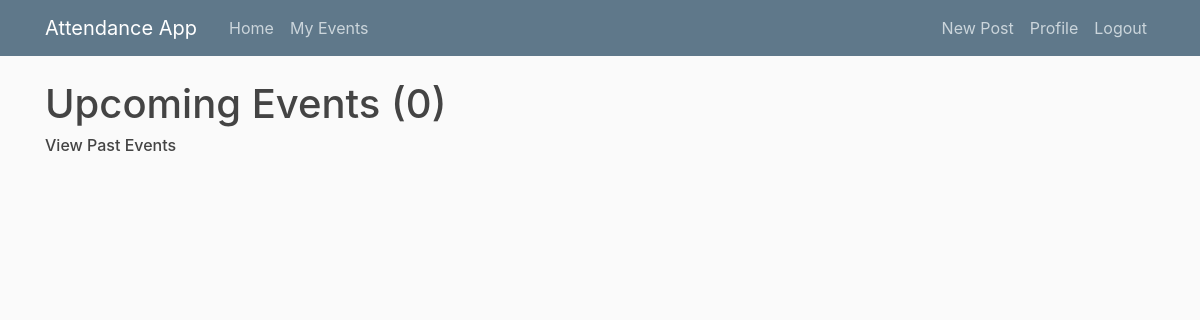
Before: /events/ (signed in) with the older database file.
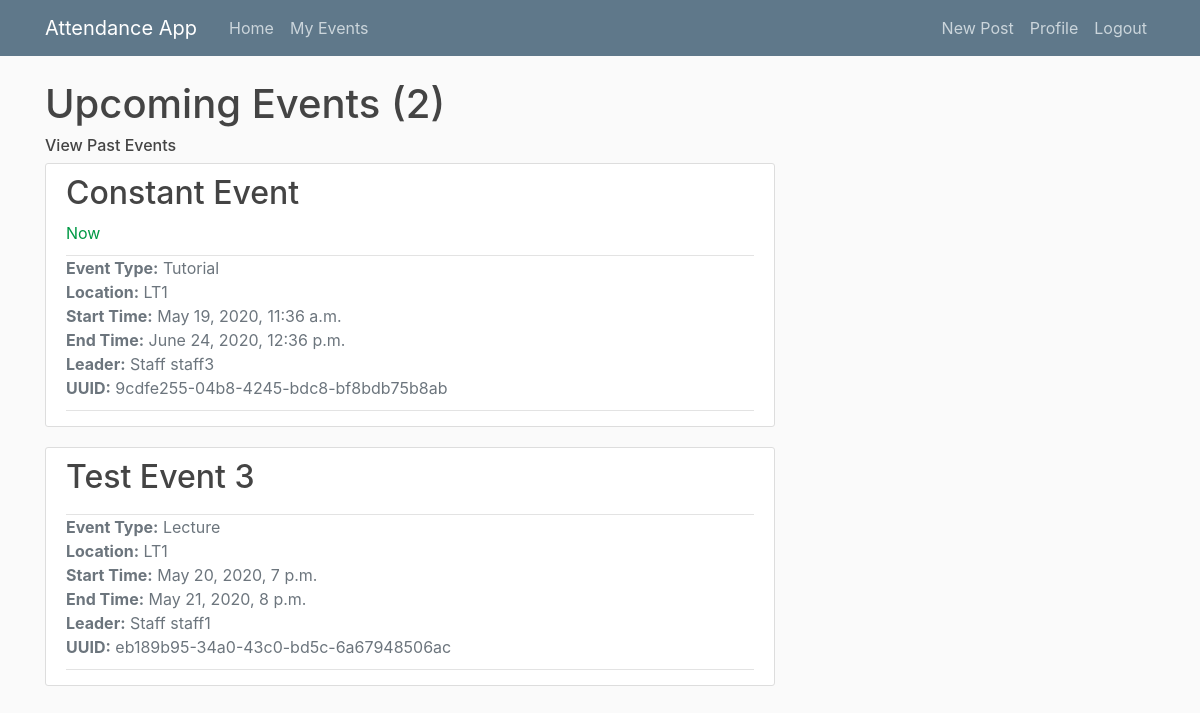
After: the same page with the newer database file.
### main/models.py (models this page shows, shortened)
class Event(models.Model):
    EVENT_TYPES = (
        ('LE', 'Lecture'),
        ('EX', 'Examination'),
        ('TU', 'Tutorial'),
        ('SG', 'Study Group')
    )
    title = models.CharField(max_length = 100)
    event_type = models.CharField(max_length=2, choices=EVENT_TYPES) # Lecture, tutorial, exam or study group
    start_time = models.DateTimeField(default = timezone.now)
    end_time = models.DateTimeField(default = one_hour_ahead)
    location = models.CharField(max_length = 100, null = True)
    leader = models.ForeignKey(Staff, on_delete=models.CASCADE, related_name = 'staff_leader') # Leader must be a staff member
    attendees = models.ManyToManyField(Student, related_name='student_attendees')
    auth_uuid = models.UUIDField(default=uuid.uuid4, editable = False) # Generates authentication hash
    def happening_now(self):
        if timezone.now() >= self.start_time and timezone.now() < self.end_time:
            return True

### users/models.py (models this page shows)
class Staff(models.Model):
    user = models.OneToOneField(User,  on_delete=models.CASCADE) # Each Staff object maps to one account and vice versa
    def __str__(self):
        return f'Staff {self.user.username}'
    class Meta:
        verbose_name_plural = 'Staff' # otherwise default in admin page would be 'Staffs'

### main/views.py (the view)
# urls.py: path('events/', EventListView.as_view(), name='my-events'), # Default = upcoming events
class EventListView(LoginRequiredMixin, ListView):
    model = Event
    template_name = 'main/events.html' # Override the template to search for, default = <app>/<model>_<viewtype>.html (main/event_list.html)
    context_object_name = 'events' # Specify what variable name the objects in the list should be called, so they are looped as they were when using the function based view in the template
    paginate_by = 5 # number of events to display per page
    def get_queryset(self):
        user = self.request.user
        if user.groups.filter(name='Students').exists():
            return Event.objects.filter(attendees=user.student, end_time__gte=timezone.now()).order_by('start_time') # Upcoming events (includes current events) have end time > current time
        elif user.groups.filter(name='Staff').exists():
            return Event.objects.filter(leader=user.staff,end_time__gte=timezone.now()).order_by('start_time')
        elif user.groups.filter(name='Admin').exists(): # Admin users can view all events
            return Event.objects.filter(end_time__gte=timezone.now()).order_by('start_time')

### main/templates/main/events.html (shortened to what this page needs)
{% extends 'main/base.html' %}
{% block content %}
    {% block upcoming_or_past %}
        <h1>Upcoming Events ({{ page_obj.paginator.count }})</h1>
        <h6><a class="subtitle" href="{% url 'my-past-events' %}">View Past Events</a></h6>
    {% endblock upcoming_or_past %}
    {% for event in events %}
        <article class="media content-section">
            <div class="media-body">
                <div class="article-header">
                    <h2><a class="article-title" href="{% url 'event-detail' event.id %}">{{ event.title }}</a></h2>
                    {% if event.happening_now %}
                        <div class="article-status">Now</div>
                    {% endif %}
                </div>
                <div class="article-metadata">
                    <ul class="list-unstyled">
                        <li class="text-secondary"><b>Event Type:</b> {{ event.get_event_type_display }}</li>
                        <li class="text-muted"><b>Location:</b> {{ event.location }}</li>
                        <li class="text-muted"><b>Start Time:</b> {{ event.start_time }}</li>
                        <li class="text-muted"><b>End Time:</b> {{ event.end_time }}</li>
                        <li class="text-muted"><b>Leader:</b> {{ event.leader }}</li>
                        <li class="text-muted"><b>UUID:</b> {{ event.auth_uuid }}</li>
                    </ul>
                </div>
            </div>
        </article>
    {% endfor %}
{% endblock content %}

### main/templates/main/base.html (shortened to what this page needs)
{% load static %}
<!DOCTYPE html>
<html lang="en">
<head>
    <link rel="stylesheet" href="https://stackpath.bootstrapcdn.com/bootstrap/4.4.1/css/bootstrap.min.css">
    <link rel="stylesheet" type="text/css" href="{% static 'main/main.css' %}">
</head>
<body>
<header class="site-header">
  <nav class="navbar navbar-expand-md navbar-dark bg-steel fixed-top">
    <div class="container">
      <a class="navbar-brand mr-4" href="{% url 'main-home' %}">Attendance App</a>
      <div class="collapse navbar-collapse" id="navbarToggle">
        <div class="navbar-nav mr-auto">
          <a class="nav-item nav-link" href="{% url 'main-home' %}">Home</a>
          <a class="nav-item nav-link" href="{% url 'my-events' %}">My Events</a>
        </div>
        <div class="navbar-nav">
          {% if user.is_authenticated %}
            <a class="nav-item nav-link" href="#">New Post</a>
            <a class="nav-item nav-link" href="{% url 'profile' %}">Profile</a>
            <a class="nav-item nav-link" href="{% url 'logout' %}">Logout</a>
          {% else %}
            <a class="nav-item nav-link" href="{% url 'login' %}">Login</a>
          {% endif %}
        </div>
      </div>
    </div>
  </nav>
</header>
<main role="main" class="container">
  <div class="row">
    <div class="col-md-8">
      {% block content %}{% endblock %}
    </div>
  </div>
</main>
</body>
</html>

### main/static/main/main.css (style rules this page uses)
body { background: #fafafa; color: #333333; margin-top: 5rem; }
h1, h2, h3, h4, h5, h6 { color: #444444; }
ul { margin: 0; }
.subtitle { color: #444444; }
.bg-steel { background-color: #5f788a; }
.site-header .navbar-nav .nav-link { color: #cbd5db; }
.content-section { background: #ffffff; padding: 10px 20px; border: 1px solid #dddddd; border-radius: 3px; margin-bottom: 20px; }
.article-header { padding-bottom: 10px; border-bottom: 1px solid #e3e3e3; }
.article-header .article-title { color: #444444; }
.article-header .article-status { color: #009945; }
.article-metadata { padding-bottom: 10px; margin-bottom: 5px; border-bottom: 1px solid #e3e3e3 }

Changed rows visible on the page:
added Event: title "Constant Event", shows "Now", event_type "Tutorial", location "LT1", start_time "May 19, 2020, 11:36 a.m.", end_time "June 24, 2020, 12:36 p.m.", leader "Staff staff3", auth_uuid "9cdfe255-04b8-4245-bdc8-bf8bdb75b8ab"
added Event: title "Test Event 3", event_type "Lecture", location "LT1", start_time "May 20, 2020, 7 p.m.", end_time "May 21, 2020, 8 p.m.", leader "Staff staff1", auth_uuid "eb189b95-34a0-43c0-bd5c-6a67948506ac"
Other visible differences:
{{ page_obj.paginator.count }}: "0" → "2"
